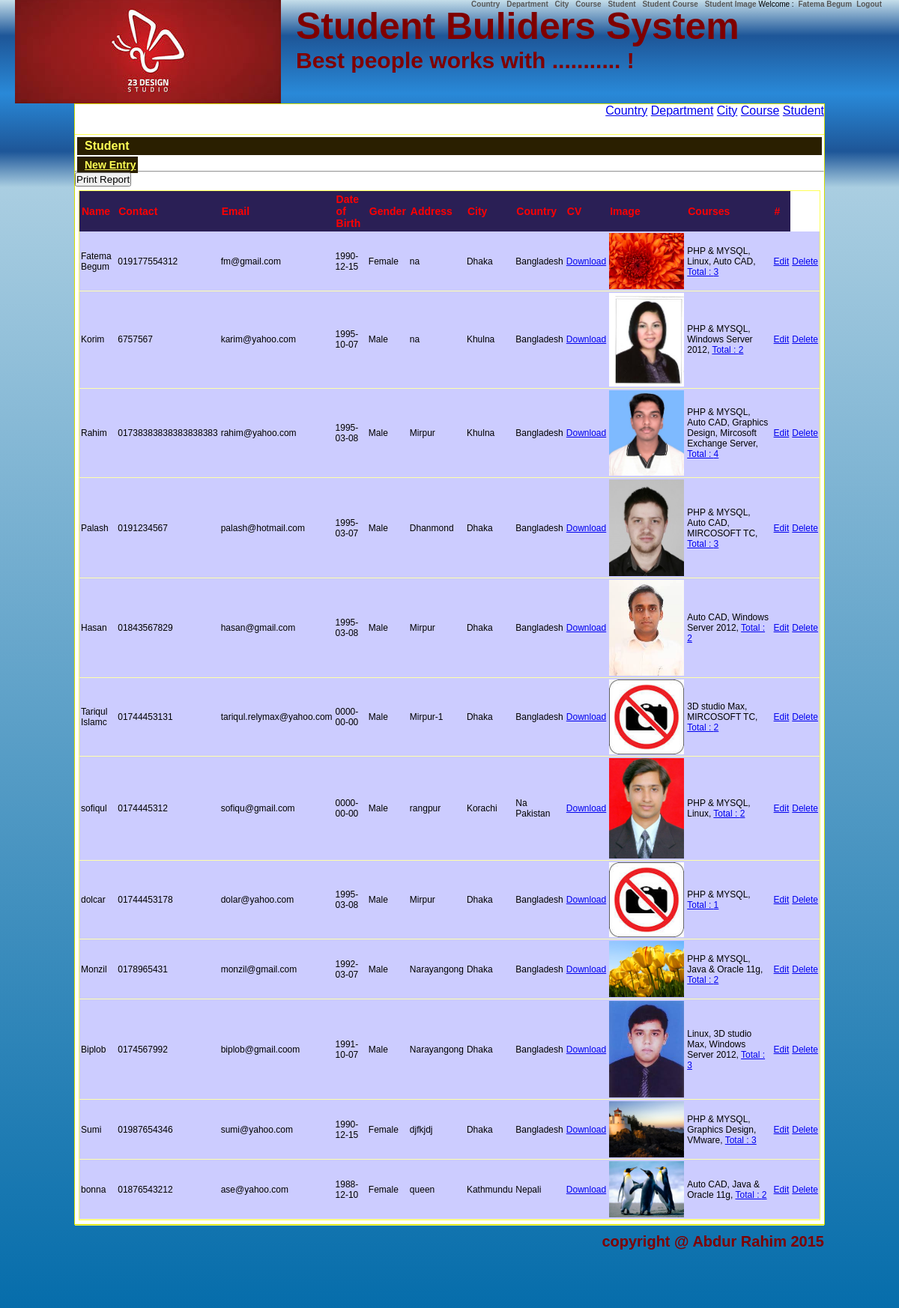
The page /?a=artclstudentb (signed in) on the database its author committed.
### tables this page shows
CREATE TABLE IF NOT EXISTS `student` (
  `id` int(11) NOT NULL AUTO_INCREMENT,
  `name` varchar(200) DEFAULT NULL,
  `contact` varchar(200) DEFAULT NULL,
  `email` varchar(200) DEFAULT NULL,
  `dateofBirth` date DEFAULT NULL,
  `gender` bit(1) DEFAULT NULL,
  `address` varchar(500) DEFAULT NULL,
  `cityId` int(11) DEFAULT NULL,
  `cv` varchar(200) DEFAULT NULL,
  `password` varchar(200) NOT NULL,
  `type` varchar(2) NOT NULL DEFAULT 'R',
  PRIMARY KEY (`id`),
  KEY `cityId` (`cityId`)
);

CREATE TABLE IF NOT EXISTS `city` (
  `id` int(11) NOT NULL AUTO_INCREMENT,
  `name` varchar(200) DEFAULT NULL,
  `countryId` int(11) DEFAULT NULL,
  PRIMARY KEY (`id`),
  KEY `countryId` (`countryId`)
);

CREATE TABLE IF NOT EXISTS `country` (
  `id` int(11) NOT NULL AUTO_INCREMENT,
  `name` varchar(200) DEFAULT NULL,
  PRIMARY KEY (`id`)
);

CREATE TABLE IF NOT EXISTS `studentimage` (
  `id` int(11) NOT NULL AUTO_INCREMENT,
  `studentId` int(11) DEFAULT NULL,
  `image` varchar(200) DEFAULT NULL,
  `date` date DEFAULT NULL,
  `description` varchar(500) DEFAULT NULL,
  PRIMARY KEY (`id`),
  KEY `studentId` (`studentId`)
);

CREATE TABLE IF NOT EXISTS `course` (
  `id` int(11) NOT NULL AUTO_INCREMENT,
  `name` varchar(200) DEFAULT NULL,
  `departmentId` int(11) DEFAULT NULL,
  `fee` float DEFAULT NULL,
  `duration` int(11) DEFAULT NULL,
  `link` varchar(200) DEFAULT NULL,
  `sylebus` varchar(200) DEFAULT NULL,
  `description` varchar(500) DEFAULT NULL,
  PRIMARY KEY (`id`),
  KEY `departmentId` (`departmentId`)
);

### Admin/student.php (the view, shortened to what this page needs)
<a class="newentry" href="?a=artclstudent_neww">New Entry<a><hr>
<?php
$sql = "select s.id, s.name, s.contact, s.email, s.dateofbirth,
		case s.gender when 0 then 'Male' else 'Female' end as Gender,
		s.address, ct.name as City, cn.name as Country, s.cv
	from student as s, city as ct, country as cn where
	s.cityId = ct.Id and ct.countryId = cn.Id";
$r = mysql_query($sql);
?>
<input type="button" onclick="jsprint('Student')" name="Report" value="Print Report"/>
<?php
print '<div id="pdata">';
print '<table  class="data" cellpading="0" cellspacing="0">';
print '<tr><th>Name</th><th>Contact</th><th>Email</th><th>Date of Birth</th>
		<th>Gender</th><th>Address</th><th>City</th><th>Country</th><th>CV</th><th>Image</th><th>Courses</th><th>#</th></tr>';
while($s = mysql_fetch_row($r))
{
	print '<tr>';
	print '<td>'.htmlentities($s[1]).'</td>';
	print '<td>'.htmlentities($s[2]).'</td>';
	print '<td>'.htmlentities($s[3]).'</td>';
	print '<td>'.htmlentities($s[4]).'</td>';
	print '<td>'.htmlentities($s[5]).'</td>';
	print '<td>'.htmlentities($s[6]).'</td>';
	print '<td>'.htmlentities($s[7]).'</td>';
	print '<td>'.htmlentities($s[8]).'</td>';
	print '<td><a href="CVS/'.$s[0].'.'.$s[9].'">Download</a></td>';
	print '<td>';
	$sql2 = "select * from studentimage where studentid = ".$s[0]." limit 0, 1";
	$r2 = mysql_query($sql2);
	if(mysql_num_rows($r2) >= 1)
	{
		while($s2 = mysql_fetch_row($r2))
		{
			print '<a href="?a=artclstudent_imaget&student='.$s[0].'"><img src="StudentImages/'.$s2[0].'.'.$s2[2].'" width="100px"/></a>';
		}
	}
	else
	{
		print '<img src="Images/noimage.jpg" width="100px"/>';
	}
	print '</td>';
	print '<td>';
	$sql3 = "select c.name from coursevsstudent cs, course c
	where cs.courseId = c.Id and cs.studentid = ".$s[0];
	$r3 = mysql_query($sql3);
	while($s3 = mysql_fetch_row($r3))
	{
		print $s3[0].", ";
	}
	print '<a href="?a=artclstudent_courser&student='.$s[0].'">Total : '.mysql_num_rows($r3).'</a>';
	print '</td>';
	print '<td><a href="?a=artclstudent_edit7&id='.$s[0].'">Edit</a></td>';
	delete($s[0]);
	print '</tr>';
}
print '</table>';
print '</div>';
?>

### Conf/cn.php (shortened to what this page needs)
<?php
function delete($id, &$a = "")
{
	if($id > 0)
	{
		print '<td><a href="#" onclick="makeconfirm(\'&delete='.$id.'\', \''.$_GET['a'].'\')">Delete</a></td>';
	}
}
?>

### CSS/design.css (style rules this page uses)
* { padding:0px; margin:0px auto; }
body { font-family:Verdana, Arial, Helvetica, sans-serif; background: #c5deea; background: -moz-linear-gradient(top, #c5deea 0%, #8abbd7 31%, #066dab 100%); background: -webkit-gradient(linear, left top, left bottom, color-stop(0%,#c5deea), color-stop(31%,#8abbd7), color-stop(100%,#066dab)); background: -webkit-linear-gradient(top, #c5deea 0%,#8abbd7 31%,#066dab 100%); background: -o-linear-gradient(top, #c5deea 0%,#8abbd7 31%,#066dab 100%); background: -ms-linear-gradient(top, #c5deea 0%,#8abbd7 31%,#066dab 100%); background: linear-gradient(to bottom, #c5deea 0%,#8abbd7 31%,#066dab 100%); filter: progid:DXImageTransform.Microsoft.gradient( startColorstr='#c5deea', endColorstr='#066dab',GradientType=0 ); }
.newentry { padding:3px; padding-left:10px; background-color:#2A1F00; color:#FFFF55; font-weight:bold; margin:3px; font-size:14px; }
.data { border:#FFFF55 thin solid; float:left; margin:5px; min-width:800px; width:auto; overflow:hidden; }
.data th { background-color:#2A1F55; color:#FF0000; font-size:14px; font-weight:bold; padding:3px; text-align:left; }
.data tr { background-color:#CCCCFF; font-size:12px; }
.data td { border-bottom:#FFFFAA thin solid; padding:2px; text-align:left; }

### rows shown on the page
student: name "Fatema Begum", contact "019177554312", email "fm@gmail.com", dateofBirth "1990-12-15", s "Female", address "na", cityId.name "Dhaka", country.name "Bangladesh", mysql_num_rows($r3) "3"
studentimage: shows a picture
course: name "PHP & MYSQL"
course: name "Linux"
course: name "Auto CAD"
student: name "Korim", contact "6757567", email "karim@yahoo.com", dateofBirth "1995-10-07", s "Male", address "na", cityId.name "Khulna", country.name "Bangladesh", mysql_num_rows($r3) "2"
studentimage: shows a picture
course: name "Windows Server 2012"
student: name "Rahim", contact "01738383838383838383", email "rahim@yahoo.com", dateofBirth "1995-03-08", s "Male", address "Mirpur", cityId.name "Khulna", country.name "Bangladesh", mysql_num_rows($r3) "4"
studentimage: shows a picture
course: name "Graphics Design"
course: name "Mircosoft Exchange Server"
student: name "Palash", contact "0191234567", email "palash@hotmail.com", dateofBirth "1995-03-07", s "Male", address "Dhanmond", cityId.name "Dhaka", country.name "Bangladesh", mysql_num_rows($r3) "3"
studentimage: shows a picture
course: name "MIRCOSOFT TC"
student: name "Hasan", contact "01843567829", email "hasan@gmail.com", dateofBirth "1995-03-08", s "Male", address "Mirpur", cityId.name "Dhaka", country.name "Bangladesh", mysql_num_rows($r3) "2"
studentimage: shows a picture
student: name "Tariqul Islamc", contact "01744453131", email "tariqul.relymax@yahoo.com", dateofBirth "0000-00-00", s "Male", address "Mirpur-1", cityId.name "Dhaka", country.name "Bangladesh", mysql_num_rows($r3) "2"
course: name "3D studio Max"
student: name "sofiqul", contact "0174445312", email "sofiqu@gmail.com", dateofBirth "0000-00-00", s "Male", address "rangpur", cityId.name "Korachi", country.name "Na Pakistan", mysql_num_rows($r3) "2"
studentimage: shows a picture
student: name "dolcar", contact "01744453178", email "dolar@yahoo.com", dateofBirth "1995-03-08", s "Male", address "Mirpur", cityId.name "Dhaka", country.name "Bangladesh", mysql_num_rows($r3) "1"
student: name "Monzil", contact "0178965431", email "monzil@gmail.com", dateofBirth "1992-03-07", s "Male", address "Narayangong", cityId.name "Dhaka", country.name "Bangladesh", mysql_num_rows($r3) "2"
studentimage: shows a picture
course: name "Java & Oracle 11g"
student: name "Biplob", contact "0174567992", email "biplob@gmail.coom", dateofBirth "1991-10-07", s "Male", address "Narayangong", cityId.name "Dhaka", country.name "Bangladesh", mysql_num_rows($r3) "3"
studentimage: shows a picture
student: name "Sumi", contact "01987654346", email "sumi@yahoo.com", dateofBirth "1990-12-15", s "Female", address "djfkjdj", cityId.name "Dhaka", country.name "Bangladesh", mysql_num_rows($r3) "3"
studentimage: shows a picture
course: name "VMware"
student: name "bonna", contact "01876543212", email "ase@yahoo.com", dateofBirth "1988-12-10", s "Female", address "queen", cityId.name "Kathmundu", country.name "Nepali", mysql_num_rows($r3) "2"
studentimage: shows a picture

### other values the page prints
$_SESSION['name'] "Fatema Begum"
str_replace("_", " ",$page) "Student"
